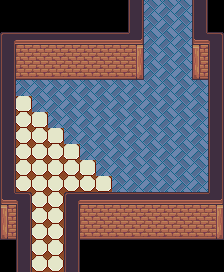

Tiled map render using the project's own tile images. Description and the map definition, with tile-layer contents summarised, below:
An orthogonal 14x17 tile map with 16x16 px tiles, 4 tile layers (Tile Layer 1, Tile Layer 2, Tile Layer 3, Above Player), 3 tilesets and 14 objects (8x collision, 6x event).

<map version="1.10" tiledversion="1.10.2" orientation="orthogonal" renderorder="right-down" width="14" height="17" tilewidth="16" tileheight="16" infinite="0" nextlayerid="7" nextobjectid="15">
 <properties>
  <property name="edges" value="clamped" />
  <property name="scenario" value="xero" />
 </properties>
 <tileset firstgid="1" name="core_indoor_stairs" tilewidth="16" tileheight="16" tilecount="2970" columns="45">
  <image source="../gfx/tilesets/core_indoor_stairs.png" width="720" height="1056" />
 </tileset>
 <tileset firstgid="2971" name="core_indoor_walls" tilewidth="16" tileheight="16" tilecount="3864" columns="46">
  <image source="../gfx/tilesets/core_indoor_walls.png" width="736" height="1344" />
 </tileset>
 <tileset firstgid="6835" name="core_indoor_floors" tilewidth="16" tileheight="16" tilecount="3864" columns="46">
  <image source="../gfx/tilesets/core_indoor_floors.png" width="736" height="1344" />
 </tileset>
 <layer id="1" name="Tile Layer 1" width="14" height="17">
  <data>[238 cells, 125 non-empty, 7 distinct tile ids]</data>
 </layer>
 <layer id="2" name="Tile Layer 2" width="14" height="17">
  <data>[238 cells, 92 non-empty, 14 distinct tile ids]</data>
 </layer>
 <layer id="3" name="Tile Layer 3" width="14" height="17">
  <data>[238 cells, 0 non-empty, 0 distinct tile ids]</data>
 </layer>
 <layer id="4" name="Above Player" width="14" height="17">
  <data>[238 cells, 0 non-empty, 0 distinct tile ids]</data>
 </layer>
 <objectgroup color="#ff2600" id="5" name="Collisions">
  <object id="1" type="collision" x="0" y="32" width="144" height="48" />
  <object id="2" type="collision" x="0" y="80" width="16" height="160" />
  <object id="3" type="collision" x="64" y="192" width="160" height="48" />
  <object id="4" type="collision" x="16" y="192" width="16" height="80" />
  <object id="5" type="collision" x="64" y="240" width="16" height="32" />
  <object id="6" type="collision" x="208" y="32" width="16" height="160" />
  <object id="7" type="collision" x="192" y="0" width="16" height="80" />
  <object id="8" type="collision" x="128" y="0" width="16" height="32" />
 </objectgroup>
 <objectgroup color="#fffb00" id="6" name="Events">
  <object id="9" name="teleport to stairwell 2" type="event" x="32" y="256" width="16" height="16">
   <properties>
    <property name="act1" value="transition_teleport player,taba_ba_stairwell_2.tmx,8,1,0.5" />
    <property name="cond1" value="is char_at player" />
    <property name="cond2" value="is char_facing player,down" />
   </properties>
  </object>
  <object id="10" name="teleport to stairwell 2-2" type="event" x="48" y="256" width="16" height="16">
   <properties>
    <property name="act1" value="transition_teleport player,taba_ba_stairwell_2.tmx,9,1,0.5" />
    <property name="cond1" value="is char_at player" />
    <property name="cond2" value="is char_facing player,down" />
   </properties>
  </object>
  <object id="13" name="teleport to master room" type="event" x="144" y="0" width="16" height="16">
   <properties>
    <property name="act1" value="transition_teleport player,taba_ba_br_master.tmx,8,11,0.5" />
    <property name="cond1" value="is char_at player" />
    <property name="cond2" value="is char_facing player,up" />
    <property name="cond3" value="is variable_set foyer_waitup:done" />
   </properties>
  </object>
  <object id="14" name="teleport to master room-2" type="event" x="160" y="0" width="16" height="16">
   <properties>
    <property name="act1" value="transition_teleport player,taba_ba_br_master.tmx,9,11,0.5" />
    <property name="cond1" value="is char_at player" />
    <property name="cond2" value="is char_facing player,up" />
    <property name="cond3" value="is variable_set foyer_waitup:done" />
   </properties>
  </object>
  <object id="11" name="Stop and talk" type="event" x="16" y="176" width="64" height="16">
   <properties>
    <property name="act1" value="char_stop player" />
    <property name="act2" value="lock_controls" />
    <property name="act3" value="char_move player,up 3" />
    <property name="act4" value="pathfind player,9,8" />
    <property name="act5" value="set_variable foyer_move:done" />
    <property name="act6" value="set_variable foyer_talk:start" />
    <property name="cond1" value="is char_at player" />
    <property name="cond2" value="not variable_set foyer_move:done" />
   </properties>
  </object>
  <object id="12" name="wait up" type="event" x="48" y="32" width="16" height="16">
   <properties>
    <property name="act10" value="translated_dialog tabawaitup" />
    <property name="act11" value="clear_variable foyer_talk" />
    <property name="act12" value="set_variable foyer_waitup:done" />
    <property name="act13" value="unlock_controls" />
    <property name="cond1" value="is variable_set foyer_talk:start" />
    <property name="cond2" value="not variable_set foyer_waitup:done" />
   </properties>
  </object>
 </objectgroup>
</map>
